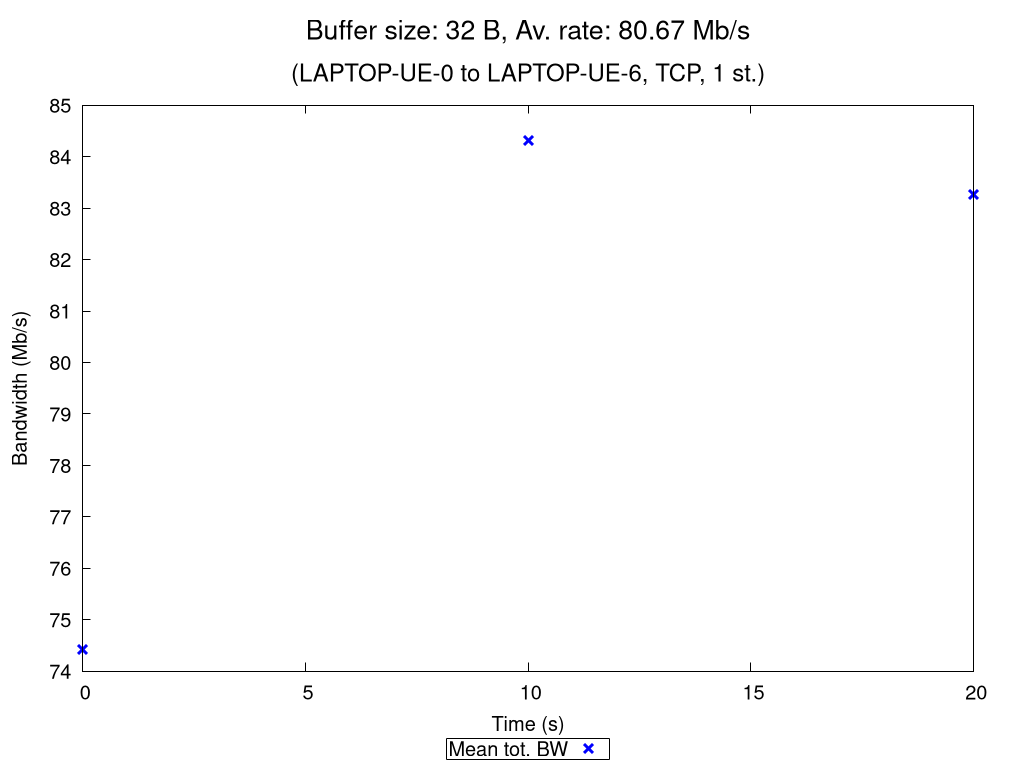

The gnuplot source for this figure:
set terminal pngcairo nocrop enhanced size 1024,768 font "Verdana,15"
set output "TCP_1_st_2020_11_05_12-23-01_one2two_00032B.png"

set title "{/=20 Buffer size: 32 B, Av. rate: 80.67 Mb/s}\n\n{/=18 (LAPTOP-UE-0 to LAPTOP-UE-6, TCP, 1 st.)}"

set xlabel "Time (s)"
set ylabel "Bandwidth (Mb/s)"
set ytics nomirror
set key bmargin center horizontal box samplen 1 width -1
set bmargin 4.6
set rmargin 4.5

rf = 1000000.0  # rate factor
set style fill transparent solid 0.2 noborder
set autoscale xfix
plot "TCP_1_st_2020_11_05_12-23-01_one2two_00032B_iperf_processed.dat" using 1:($2/rf-$3/rf):($2/rf+$3/rf) with filledcurves lc rgb "blue" notitle, \
     "" using 1:($2/rf) with points pt 2 ps 1.5 lw 3 lc rgb "blue" title "Mean tot. BW", \
